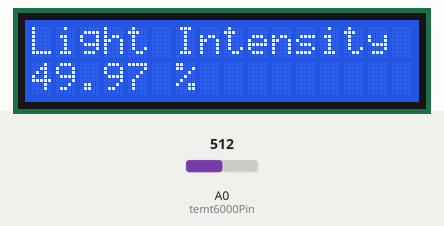
Recording of a sketch running on a simulated Arduino Uno, built with avr-gcc and run on an emulated ATmega328P. Parts: 16×2 character LCD. Inputs (shaded band) come from the test bench; at power-on: A0 (temt6000Pin) = 512. What the sketch prints to the serial monitor is not drawn.

Above: at 1.2 s.
1.3 s: A0 (temt6000Pin) set to 107
At 2.2 s:
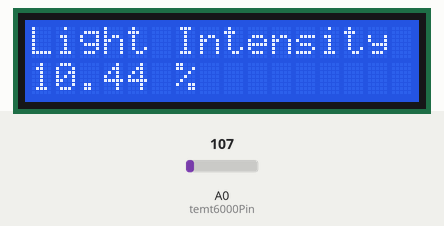
3.0 s: A0 (temt6000Pin) set to 97
At 3.6 s:
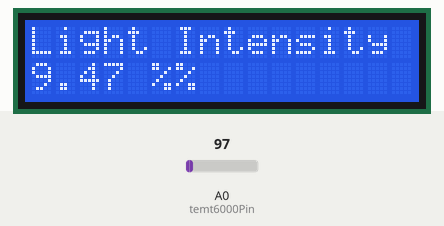
4.5 s: A0 (temt6000Pin) set to 122
At 4.9 s:
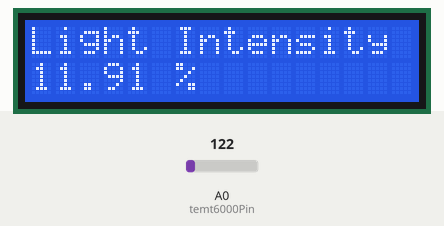
Timing chart, 0 to 7.5 s (numbered marks = the images above; inputs shaded):
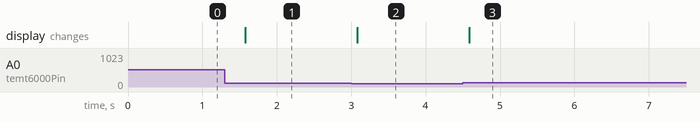

The sketch:

Medicao_da_intensidade_da_luz.ino
```cpp
#include <LiquidCrystal.h>

LiquidCrystal lcd(12, 11, 5, 4, 3, 2);

int temt6000Pin = A0;

float light;
int light_value;

void setup() {
  Serial.begin(115200);
  lcd.begin(16, 2);
  pinMode(temt6000Pin, INPUT); //pino de dados para sensor de luz ambiente
  lcd.setCursor(0, 0);
  lcd.print("Light Intensity");
}

void loop() {
   int light_value = analogRead(temt6000Pin);
   light = light_value * 0.0976;// cálculo de porcentagem
   Serial.println(light);
   lcd.setCursor(0, 1);
   lcd.print(light);
   lcd.print(" %");
   delay(500);
}
```

Measured:
- the behaviour switches between 103 and 102 on A0 (temt6000Pin) (found by bisection; images 1 and 2)
- after the input at 1.3 s, the display: changes after 0.27 s (image 1)
- after the input at 3.0 s, the display: changes after 0.08 s (image 2)
- after the input at 4.5 s, the display: changes after 0.08 s (image 3)
